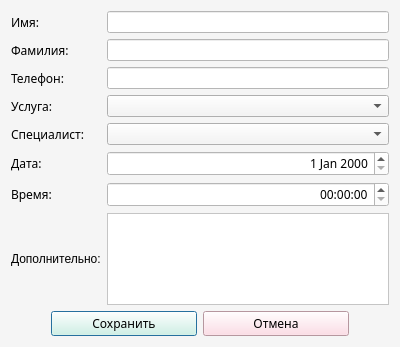
<?xml version="1.0" encoding="UTF-8"?>
<ui version="4.0">
 <class>NewClient</class>
 <widget class="QDialog" name="NewClient">
  <property name="geometry">
   <rect>
    <x>0</x>
    <y>0</y>
    <width>400</width>
    <height>347</height>
   </rect>
  </property>
  <property name="windowTitle">
   <string>Dialog</string>
  </property>
  <property name="styleSheet">
   <string notr="true">background-color: rgb(245, 245, 245)</string>
  </property>
  <layout class="QVBoxLayout" name="verticalLayout">
   <item>
    <layout class="QGridLayout" name="gridLayout">
     <item row="5" column="1">
      <widget class="QDateEdit" name="dateEdit">
       <property name="font">
        <font>
         <family>Bahnschrift SemiLight</family>
        </font>
       </property>
       <property name="styleSheet">
        <string notr="true">background-color: white;</string>
       </property>
       <property name="alignment">
        <set>Qt::AlignRight|Qt::AlignTrailing|Qt::AlignVCenter</set>
       </property>
      </widget>
     </item>
     <item row="3" column="0">
      <widget class="QLabel" name="label_4">
       <property name="font">
        <font>
         <family>Bahnschrift SemiLight</family>
        </font>
       </property>
       <property name="text">
        <string>Услуга:</string>
       </property>
      </widget>
     </item>
     <item row="2" column="0">
      <widget class="QLabel" name="label_3">
       <property name="font">
        <font>
         <family>Bahnschrift SemiLight</family>
        </font>
       </property>
       <property name="text">
        <string>Телефон:</string>
       </property>
      </widget>
     </item>
     <item row="0" column="1">
      <widget class="QLineEdit" name="firstNameLineEdit">
       <property name="styleSheet">
        <string notr="true">background-color: white;</string>
       </property>
      </widget>
     </item>
     <item row="1" column="1">
      <widget class="QLineEdit" name="lastNameLineEdit">
       <property name="styleSheet">
        <string notr="true">background-color: white;</string>
       </property>
      </widget>
     </item>
     <item row="1" column="0">
      <widget class="QLabel" name="label_2">
       <property name="font">
        <font>
         <family>Bahnschrift SemiLight</family>
        </font>
       </property>
       <property name="text">
        <string>Фамилия:</string>
       </property>
      </widget>
     </item>
     <item row="0" column="0">
      <widget class="QLabel" name="label">
       <property name="font">
        <font>
         <family>Bahnschrift SemiLight</family>
        </font>
       </property>
       <property name="text">
        <string>Имя:</string>
       </property>
      </widget>
     </item>
     <item row="4" column="0">
      <widget class="QLabel" name="label_5">
       <property name="font">
        <font>
         <family>Bahnschrift SemiLight</family>
        </font>
       </property>
       <property name="text">
        <string>Специалист:</string>
       </property>
      </widget>
     </item>
     <item row="5" column="0">
      <widget class="QLabel" name="label_6">
       <property name="font">
        <font>
         <family>Bahnschrift SemiLight</family>
        </font>
       </property>
       <property name="text">
        <string>Дата:</string>
       </property>
      </widget>
     </item>
     <item row="6" column="0">
      <widget class="QLabel" name="label_7">
       <property name="font">
        <font>
         <family>Bahnschrift SemiLight</family>
        </font>
       </property>
       <property name="text">
        <string>Время:</string>
       </property>
      </widget>
     </item>
     <item row="6" column="1">
      <widget class="QTimeEdit" name="timeEdit">
       <property name="font">
        <font>
         <family>Bahnschrift SemiLight</family>
        </font>
       </property>
       <property name="styleSheet">
        <string notr="true">background-color: white;</string>
       </property>
       <property name="alignment">
        <set>Qt::AlignRight|Qt::AlignTrailing|Qt::AlignVCenter</set>
       </property>
      </widget>
     </item>
     <item row="2" column="1">
      <widget class="QLineEdit" name="phoneLineEdit">
       <property name="styleSheet">
        <string notr="true">background-color: white;</string>
       </property>
      </widget>
     </item>
     <item row="7" column="0">
      <widget class="QLabel" name="label_8">
       <property name="text">
        <string>Дополнительно:</string>
       </property>
      </widget>
     </item>
     <item row="7" column="1">
      <widget class="QTextEdit" name="additionalTextEdit">
       <property name="styleSheet">
        <string notr="true">background-color: white;</string>
       </property>
      </widget>
     </item>
     <item row="3" column="1">
      <widget class="QComboBox" name="serviceComboBox"/>
     </item>
     <item row="4" column="1">
      <widget class="QComboBox" name="employeeComboBox"/>
     </item>
    </layout>
   </item>
   <item>
    <layout class="QHBoxLayout" name="horizontalLayout">
     <item>
      <spacer name="horizontalSpacer_3">
       <property name="orientation">
        <enum>Qt::Horizontal</enum>
       </property>
       <property name="sizeType">
        <enum>QSizePolicy::Minimum</enum>
       </property>
       <property name="sizeHint" stdset="0">
        <size>
         <width>40</width>
         <height>20</height>
        </size>
       </property>
      </spacer>
     </item>
     <item>
      <widget class="QPushButton" name="pushButton_2">
       <property name="font">
        <font>
         <family>Bahnschrift SemiLight</family>
        </font>
       </property>
       <property name="styleSheet">
        <string notr="true">background-color: rgb(217, 255, 229)</string>
       </property>
       <property name="text">
        <string>Сохранить</string>
       </property>
      </widget>
     </item>
     <item>
      <widget class="QPushButton" name="pushButton">
       <property name="font">
        <font>
         <family>Bahnschrift SemiLight</family>
         <weight>50</weight>
         <bold>false</bold>
        </font>
       </property>
       <property name="styleSheet">
        <string notr="true">background-color: rgb(255, 211, 223)</string>
       </property>
       <property name="text">
        <string>Отмена</string>
       </property>
      </widget>
     </item>
     <item>
      <spacer name="horizontalSpacer_4">
       <property name="orientation">
        <enum>Qt::Horizontal</enum>
       </property>
       <property name="sizeType">
        <enum>QSizePolicy::Minimum</enum>
       </property>
       <property name="sizeHint" stdset="0">
        <size>
         <width>40</width>
         <height>20</height>
        </size>
       </property>
      </spacer>
     </item>
    </layout>
   </item>
  </layout>
 </widget>
 <resources/>
 <connections/>
</ui>
